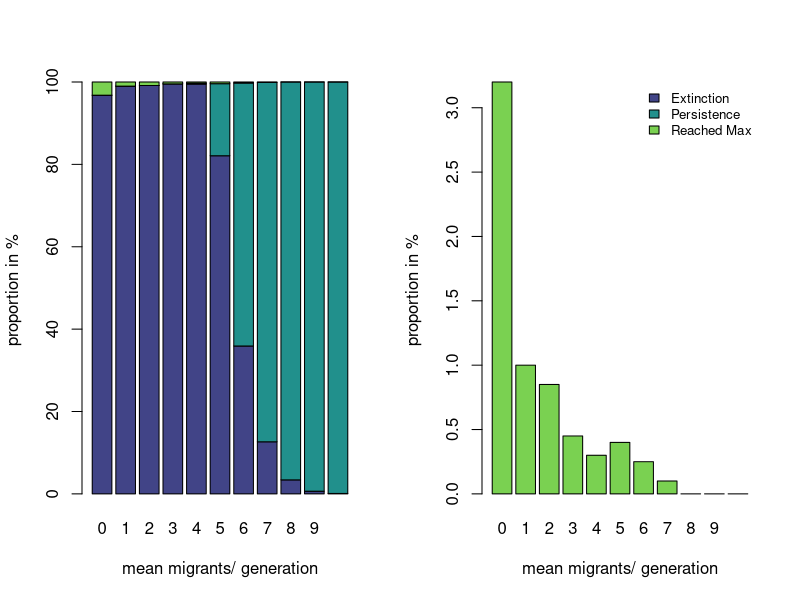
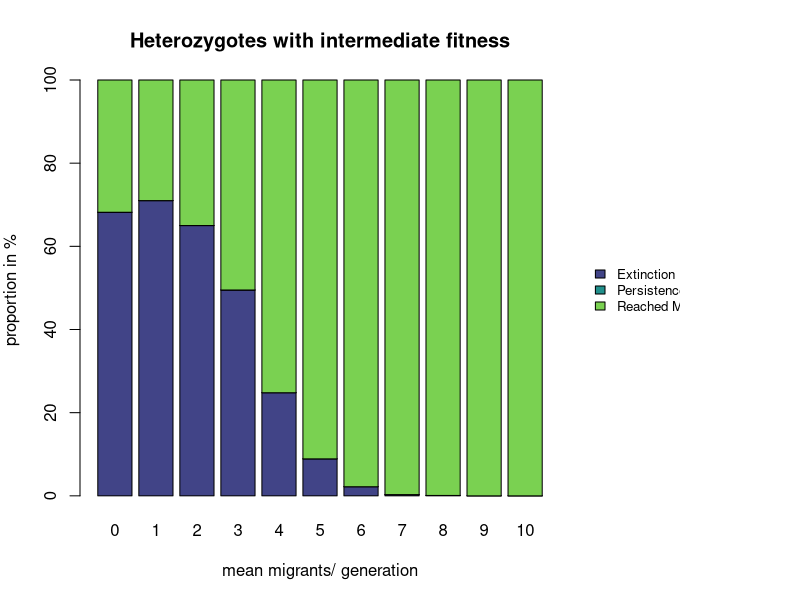
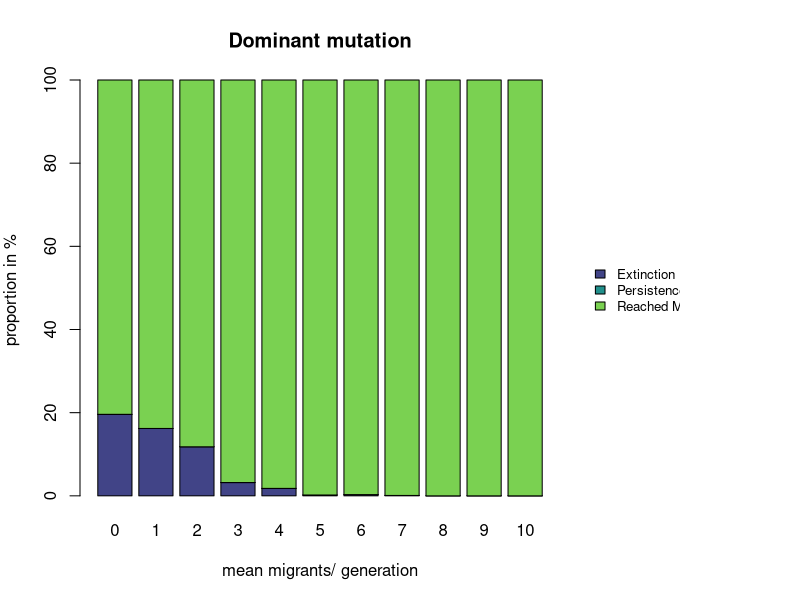
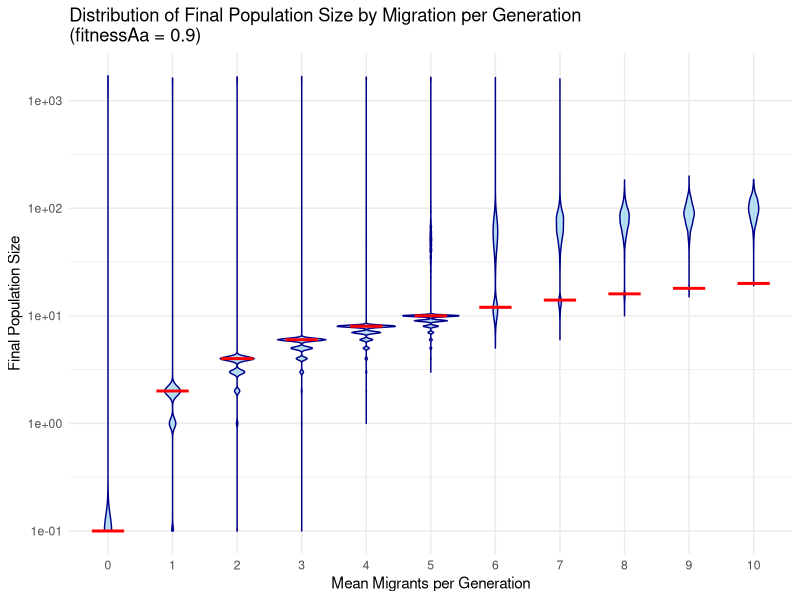
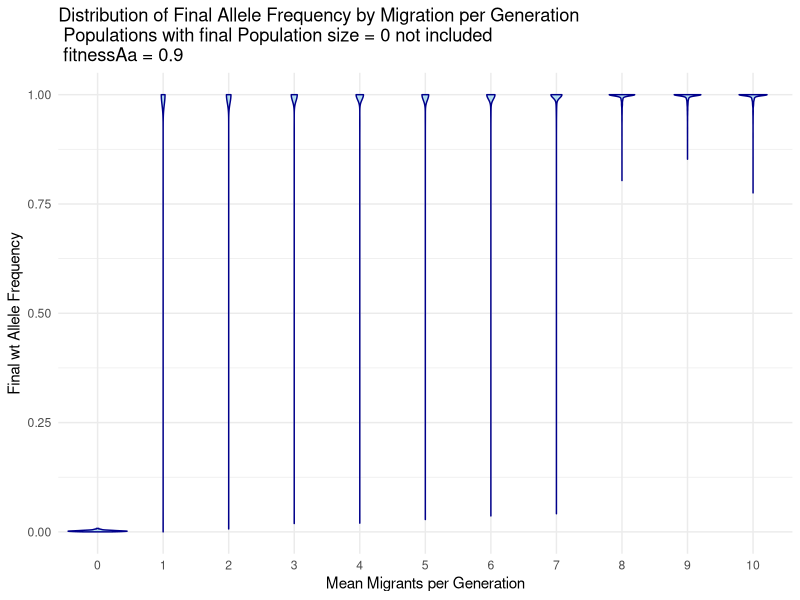
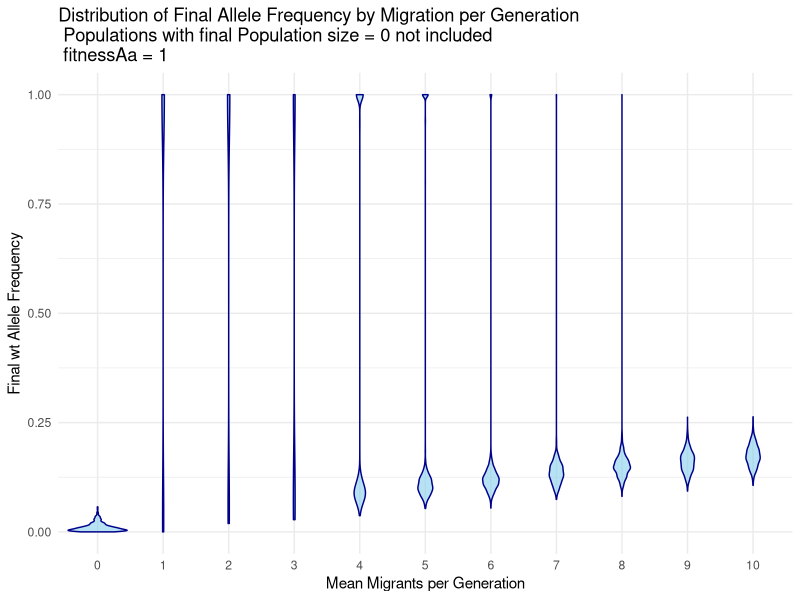
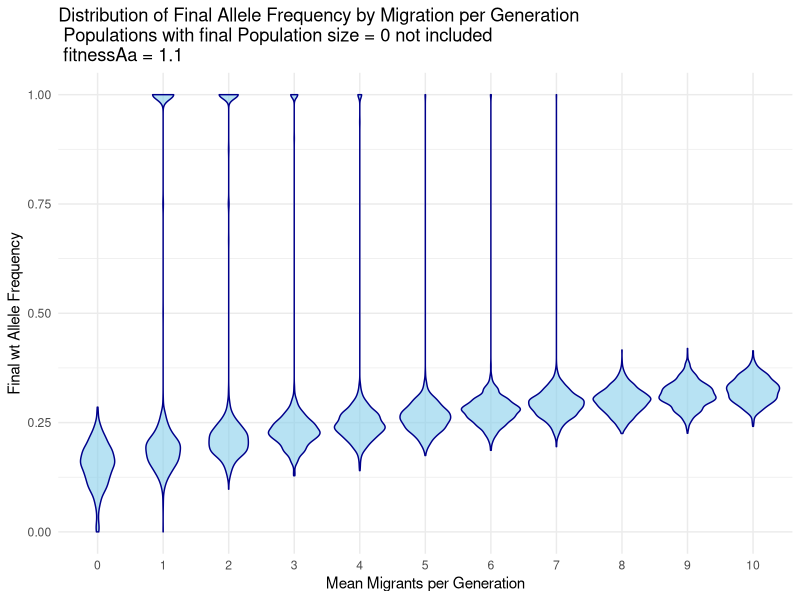

These charts were generated, in order, by the following R code:
## ---- chunk 1
# Analysis for the presentation
setwd("C:/Users/flori/OneDrive/Dokumente/Studium/THEE researchpractical/TEE_Shadowvalley")
# get the data frame
df <- read.csv("Data_29_10_2024.csv")
## ---- chunk 2
# make a matrix with the amount of each outcome per mig rate
mig <- matrix(NA,nrow = 3, ncol = 11)
for (i in 0:(ncol(mig)-1)){
  mig[,i+1] <- c(sum(df$success[df$migration_per_gen == i & df$fitnessAa ==0.9] == "extinction"),
                 sum(df$success[df$migration_per_gen == i & df$fitnessAa ==0.9] == "medium"),
                 sum(df$success[df$migration_per_gen == i & df$fitnessAa ==0.9] == "reached_max"))
}
# translate it into %
mig <- mig/20
## ---- chunk 3
library("viridis")
colors <- viridis(3,begin = 0.2,end = 0.8)
par(mfrow = (c(1,2)))
barplot(mig, col = colors, names.arg = 0:10, xlab = "mean migrants/ generation", ylab ="proportion in %")
barplot(mig[3,], names.arg = 0:10, col = colors[3],xlab = "mean migrants/ generation", ylab ="proportion in %")
legend("topright", legend = c("Extinction", "Persistence", "Reached Max"), fill = colors, bty = "n", cex = 0.8)
## ---- chunk 4
mig1and1.1 <- matrix(NA,nrow = 3, ncol = 22)
x <- 0
for (j in c(1,1.1)){
  for (i in 0:(ncol(mig)-1)){
    mig1and1.1[,i+1+x] <- c(sum(df$success[df$migration_per_gen == i & df$fitnessAa ==j] == "extinction"),
                      sum(df$success[df$migration_per_gen == i & df$fitnessAa ==j] == "medium"),
                      sum(df$success[df$migration_per_gen == i & df$fitnessAa ==j] == "reached_max"))
  }
  x <- x+11
}
mig1and1.1 <- mig1and1.1/10
## ---- chunk 5
library("viridis")
colors <- viridis(3,begin = 0.2,end = 0.8)
par(mfrow = c(1, 1), mar = c(5, 4, 4, 6), oma = c(0, 0, 0, 6))
barplot(mig1and1.1[,1:11], col = colors, names.arg = 0:10, xlab = "mean migrants/ generation", ylab ="proportion in %", main = "Heterozygotes with intermediate fitness")
par(xpd = TRUE)  # Allows plotting outside the plot region
legend("right", inset = -0.3, legend = c("Extinction", "Persistence", "Reached Max"), fill = colors, bty = "n", cex = 0.8)
## ---- chunk 6
library("viridis")
colors <- viridis(3,begin = 0.2,end = 0.8)
par(mfrow = c(1, 1), mar = c(5, 4, 4, 6), oma = c(0, 0, 0, 6))
barplot(mig1and1.1[,12:22], col = colors, names.arg = 0:10, xlab = "mean migrants/ generation", ylab ="proportion in %", main = "Dominant mutation")
par(xpd = TRUE)  # Allows plotting outside the plot region
legend("right", inset = -0.3, legend = c("Extinction", "Persistence", "Reached Max"), fill = colors, bty = "n", cex = 0.8)
## ---- chunk 7
library(ggplot2)
library(dplyr)

# Filter the data for fitnessAa == 0.9
filtered_data <- df %>%
  filter(fitnessAa == 0.9) %>%
  mutate(final_pop_size = ifelse(final_pop_size == 0,0.1, final_pop_size))

line_data <- data.frame(
  migration_per_gen = 1:11,
  final_pop_size = 2 * (0:10)
) %>%
  mutate(final_pop_size = ifelse(final_pop_size == 0, 0.1, final_pop_size))

# Create a violin plot of final_pop_size against migration_per_gen
ggplot(filtered_data, aes(x = factor(migration_per_gen), y = final_pop_size)) +
  geom_violin(fill = "skyblue", color = "darkblue", alpha = 0.6) +  # Violin plot for distribution
  scale_y_log10()+
  labs(x = "Mean Migrants per Generation", y = "Final Population Size",
       title = "Distribution of Final Population Size by Migration per Generation\n(fitnessAa = 0.9)") +
  theme_minimal()+
  geom_segment(data = line_data, 
               aes(x = migration_per_gen-0.25, 
                   xend = migration_per_gen+0.25, 
                   y = final_pop_size, 
                   yend = final_pop_size), 
               color = "red", 
               size = 1)

## ---- chunk 8
library(ggplot2)
library(dplyr)

# Filter the data for fitnessAa == 0.9
filtered_data <- df %>%
  filter(fitnessAa == 0.9)

# Create a violin plot of final_pop_size against migration_per_gen
ggplot(filtered_data, aes(x = factor(migration_per_gen), y = p_final)) +
  geom_violin(fill = "skyblue", color = "darkblue", alpha = 0.6) +  # Violin plot for distribution
  labs(x = "Mean Migrants per Generation", y = "Final wt Allele Frequency",
       title = "Distribution of Final Allele Frequency by Migration per Generation\n Populations with final Population size = 0 not included \n fitnessAa = 0.9") +
  theme_minimal()
## ---- chunk 9
library(ggplot2)
library(dplyr)

# Filter the data for fitnessAa == 0.9
filtered_data <- df %>%
  filter(fitnessAa == 1)

# Create a violin plot of final_pop_size against migration_per_gen
ggplot(filtered_data, aes(x = factor(migration_per_gen), y = p_final)) +
  geom_violin(fill = "skyblue", color = "darkblue", alpha = 0.6) +  # Violin plot for distribution
  labs(x = "Mean Migrants per Generation", y = "Final wt Allele Frequency",
       title = "Distribution of Final Allele Frequency by Migration per Generation\n Populations with final Population size = 0 not included\n fitnessAa = 1") +
  theme_minimal()



## ---- chunk 10
library(ggplot2)
library(dplyr)

# Filter the data for fitnessAa == 0.9
filtered_data <- df %>%
  filter(fitnessAa == 1.1)

# Create a violin plot of final_pop_size against migration_per_gen
ggplot(filtered_data, aes(x = factor(migration_per_gen), y = p_final)) +
  geom_violin(fill = "skyblue", color = "darkblue", alpha = 0.6) +  # Violin plot for distribution
  labs(x = "Mean Migrants per Generation", y = "Final wt Allele Frequency",
       title = "Distribution of Final Allele Frequency by Migration per Generation\n Populations with final Population size = 0 not included\n fitnessAa = 1.1") +
  theme_minimal()



